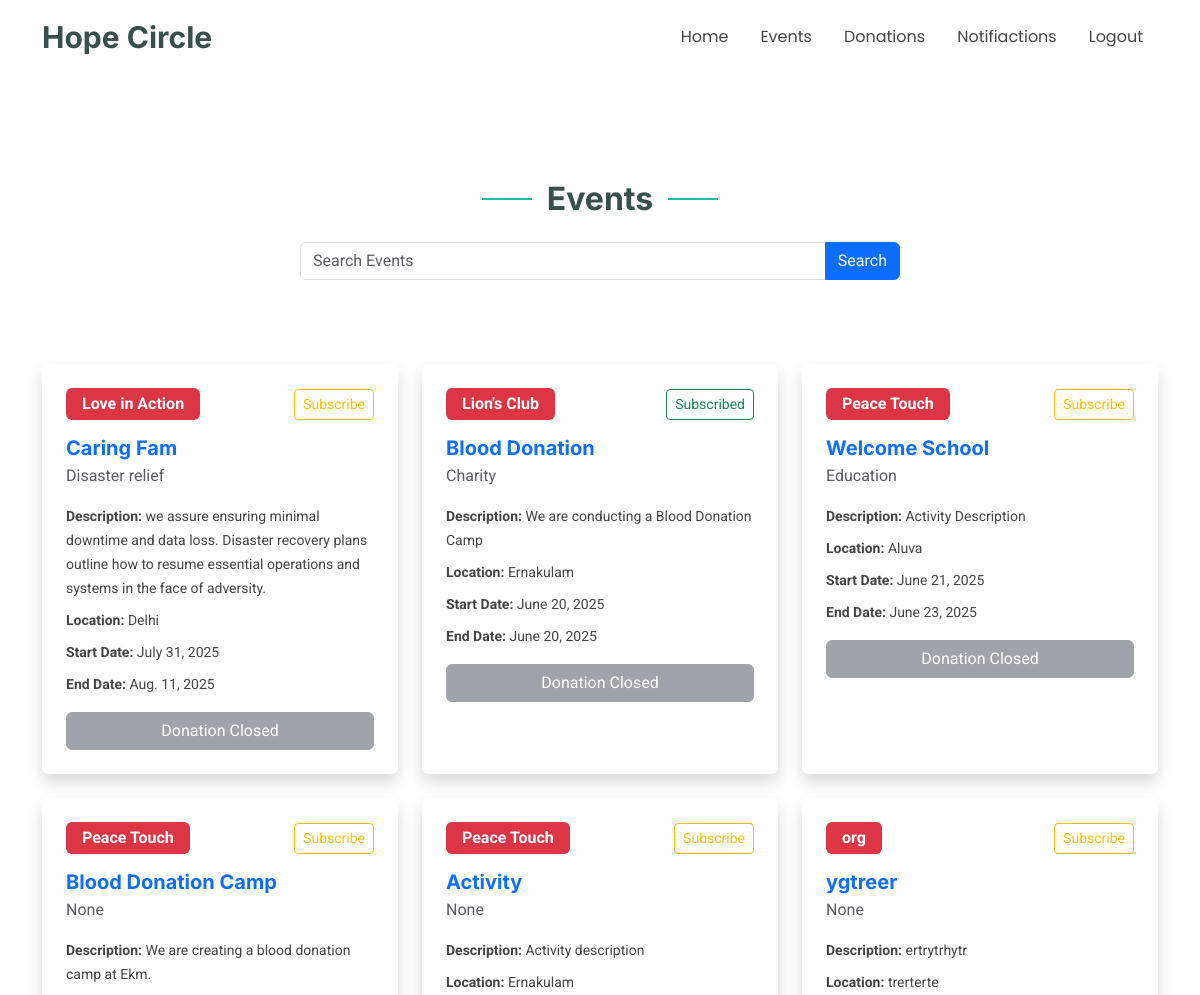
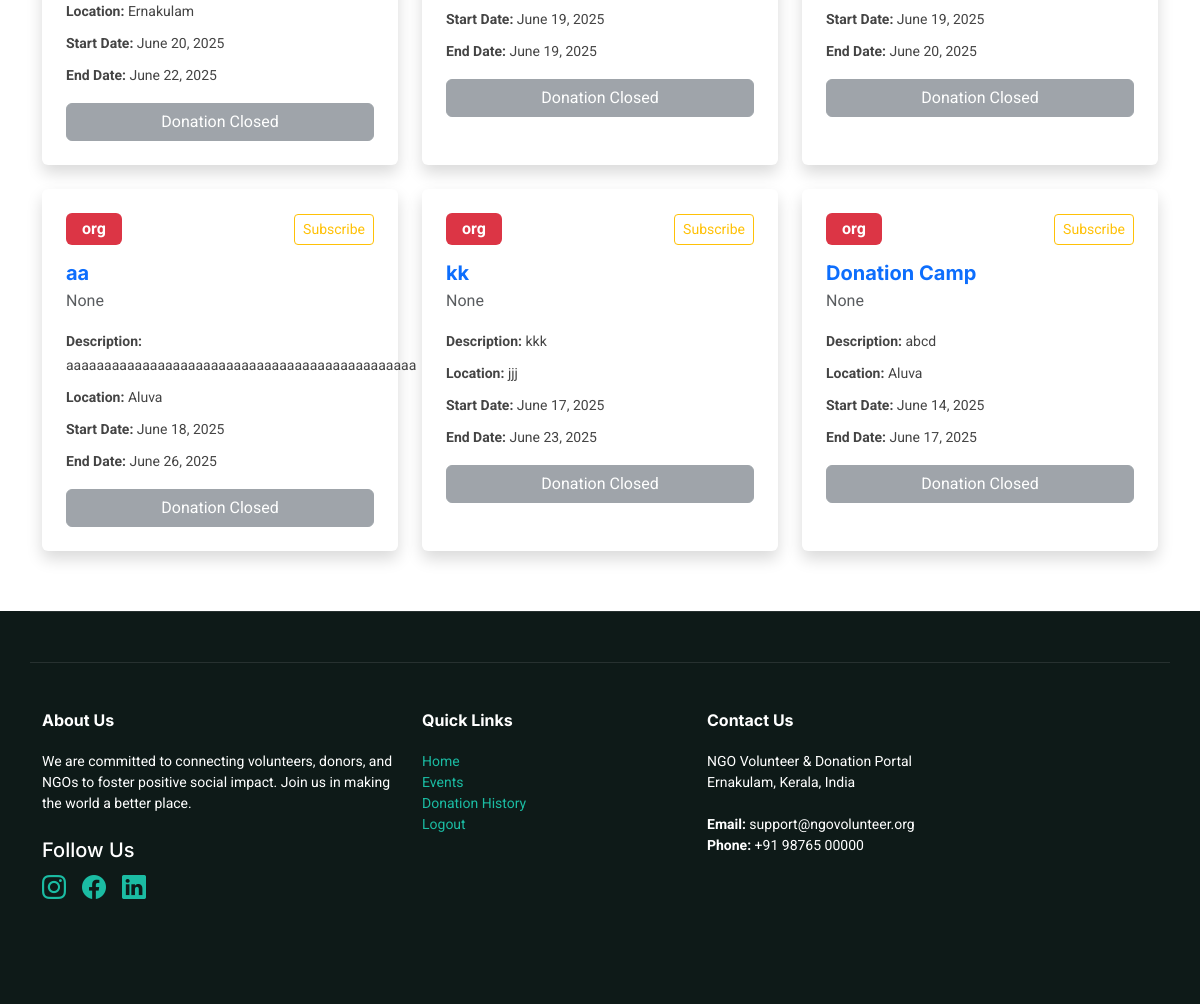
Page /donEvents (signed in) on the committed database (2 pictures, top to bottom).
### ngoapp/models.py (models this page shows)
class Activity(models.Model):
    ngo=models.ForeignKey(Ngo,on_delete=models.CASCADE)
    name=models.CharField(max_length=50)
    category=models.CharField(max_length=50,null=True)
    description=models.TextField()
    loc=models.CharField(max_length=200)
    volunteers_needed=models.IntegerField()
    sDate=models.DateField()
    eDate=models.DateField()

class Ngo(models.Model):
    user=models.ForeignKey(Logintbl,on_delete=models.CASCADE)
    name=models.CharField(max_length=50)
    email=models.CharField(max_length=50)
    phone=models.BigIntegerField()
    lisence = models.FileField(null=True)
    logo = models.FileField(null=True)
    address =models.CharField(max_length=200)

### ngoapp/views.py (the view)
# urls.py: path('donEvents',views.donEvents),
def donEvents(request):
    uid = request.session['id']
    don = Donor.objects.get(id=uid)
    activty = Activity.objects.all().order_by('-id')
    subscribed = Subscribe.objects.filter(don=don, status="yes").values_list('ngo', flat=True)
    today = timezone.now().date()
    if request.POST:
        song = request.POST["txtSearch"]
        activty = Activity.objects.filter(Q(name__contains=song) | Q(category__contains=song) | Q(loc__contains=song) ).order_by("-id")
        return render(request, "donEvents.html", {"activity": activty})
    else:
        return render(request, "donEvents.html", {"activity": activty,"subscribed": subscribed,"today": today})

### templates/donEvents.html (shortened to what this page needs)
{% extends 'donorHome.html' %}
{% block content %}
<section id="services" class="services section">
  <div class="container section-title" data-aos="fade-up">
    <h2 class="fw-bold">Events</h2>
    <form method="POST" class="d-flex justify-content-center my-4">
            <div class="input-group" style="max-width: 600px;">
                <input type="text" class="form-control" placeholder="Search Events" name="txtSearch" aria-label="Search song">
                <button class="btn btn-primary" type="submit"> Search</button>
            </div>
        </form>
  </div>
  {% if activity %}
  <div class="container">
    <div class="row gy-4">
      {% for i in activity %}
      <div class="col-xl-4 col-md-6 d-flex" data-aos="fade-up" data-aos-delay="100">
  <div class="service-item position-relative p-4 shadow rounded bg-white w-100">
    <div class="d-flex justify-content-between align-items-center mb-3">
      <span class="badge bg-danger px-3 py-2 fs-6">{{ i.ngo.name }}</span>
      {% if i.ngo.id in subscribed %}
        <a href="/DonSubscribe?ngo={{ i.ngo.id }}&sts=no" class="btn btn-sm btn-outline-success">Subscribed</a>
      {% else %}
        <a href="/DonSubscribe?ngo={{ i.ngo.id }}&sts=yes" class="btn btn-sm btn-outline-warning">Subscribe</a>
      {% endif %}
    </div>
    <h4 class="fw-bold text-primary mb-1">{{ i.name }}</h4>
    <div class="text-muted mb-3">{{ i.category }}</div>
    <p class="mb-2"><strong>Description:</strong> {{ i.description }}</p>
    <p class="mb-2"><strong>Location:</strong> {{ i.loc }}</p>
    <p class="mb-2"><strong>Start Date:</strong> {{ i.sDate }}</p>
    <p class="mb-3"><strong>End Date:</strong> {{ i.eDate }}</p>
    {% if today > i.eDate %}
      <button class="btn btn-secondary w-100" disabled>Donation Closed</button>
    {% else %}
      <a href="/donConfirm?id={{ i.id }}" class="btn btn-success w-100">Donate Now</a>
    {% endif %}
  </div>
</div>
      {% endfor %}
    </div>
  </div>
  {% else %}
  <div class="text-center mt-4">
    <strong>No activities uploaded at the moment.</strong>
  </div>
  {% endif %}
</section>
{% endblock %}

### static/media/assets/css/main.css (style rules this page uses)
:root { --default-font: "Roboto", system-ui, -apple-system, "Segoe UI", Roboto, "Helvetica Neue", Arial, "Noto Sans", "Liberation Sans", sans-serif, "Apple Color Emoji", "Segoe UI Emoji", "Segoe UI Symbol", "Noto Color Emoji"; --heading-font: "Inter", sans-serif; --nav-font: "Poppins", sans-serif; }
:root { --background-color: #ffffff; --default-color: #444444; --heading-color: #384f4b; --accent-color: #1bbca3; --surface-color: #ffffff; --contrast-color: #ffffff; }
:root { --nav-color: #444444; --nav-hover-color: #1bbca3; --nav-mobile-background-color: #ffffff; --nav-dropdown-background-color: #ffffff; --nav-dropdown-color: #444444; --nav-dropdown-hover-color: #1bbca3; }
:root { scroll-behavior: smooth; }
body { color: var(--default-color); background-color: var(--background-color); font-family: var(--default-font); }
a { color: var(--accent-color); text-decoration: none; transition: 0.3s; }
h1, h2, h3, h4, h5, h6 { color: var(--heading-color); font-family: var(--heading-font); }
section, .section { color: var(--default-color); background-color: var(--background-color); padding: 60px 0; scroll-margin-top: 74px; overflow: clip; }
.section-title { text-align: center; padding-bottom: 60px; position: relative; }
.section-title h2 { font-size: 32px; font-weight: 700; position: relative; }
.section-title h2:before, .section-title h2:after { content: ""; width: 50px; height: 2px; background: var(--accent-color); display: inline-block; }
.section-title h2:before { margin: 0 15px 10px 0; }
.section-title h2:after { margin: 0 0 10px 15px; }
.services .service-item { background-color: var(--surface-color); box-shadow: 0px 0 25px 0 rgba(0, 0, 0, 0.1); padding: 50px 30px; transition: all 0.3s ease-in-out; height: 100%; position: relative; z-index: 1; }
.services .service-item:before { content: ""; position: absolute; background: var(--accent-color); inset: 100% 0 0 0; transition: all 0.3s; z-index: -1; }
.services .service-item h4 { font-weight: 700; margin-bottom: 15px; font-size: 20px; }
.services .service-item p { line-height: 24px; font-size: 14px; margin-bottom: 0; transition: ease-in-out 0.3s; }

### rows in the picture
Activity: ngo.name "Love in Action", name "Caring Fam", category "Disaster relief", description "we assure ensuring minimal downtime and data loss. Disaster recovery plans outline how to resume essential operations and systems in the face of adversity.", loc "Delhi", sDate "July 31, 2025", eDate "Aug. 11, 2025", shows "Donation Closed"
Activity: ngo.name "Lion's Club", name "Blood Donation", category "Charity", description "We are conducting a Blood Donation Camp", loc "Ernakulam", sDate "June 20, 2025", eDate "June 20, 2025", shows "Donation Closed"
Activity: ngo.name "Peace Touch", name "Welcome School", category "Education", description "Activity Description", loc "Aluva", sDate "June 21, 2025", eDate "June 23, 2025", shows "Donation Closed"
Activity: ngo.name "Peace Touch", name "Blood Donation Camp", category "None", description "We are creating a blood donation camp at Ekm.", loc "Ernakulam", sDate "June 20, 2025", eDate "June 22, 2025", shows "Donation Closed"
Activity: ngo.name "Peace Touch", name "Activity", category "None", description "Activity description", loc "Ernakulam", sDate "June 19, 2025", eDate "June 19, 2025", shows "Donation Closed"
Activity: ngo.name "org", name "ygtreer", category "None", description "ertrytrhytr", loc "trerterte", sDate "June 19, 2025", eDate "June 20, 2025", shows "Donation Closed"
Activity: ngo.name "org", name "aa", category "None", description "aaaaaaaaaaaaaaaaaaaaaaaaaaaaaaaaaaaaaaaaaaaaaa", loc "Aluva", sDate "June 18, 2025", eDate "June 26, 2025", shows "Donation Closed"
Activity: ngo.name "org", name "kk", category "None", description "kkk", loc "jjj", sDate "June 17, 2025", eDate "June 23, 2025", shows "Donation Closed"
Activity: ngo.name "org", name "Donation Camp", category "None", description "abcd", loc "Aluva", sDate "June 14, 2025", eDate "June 17, 2025", shows "Donation Closed"
